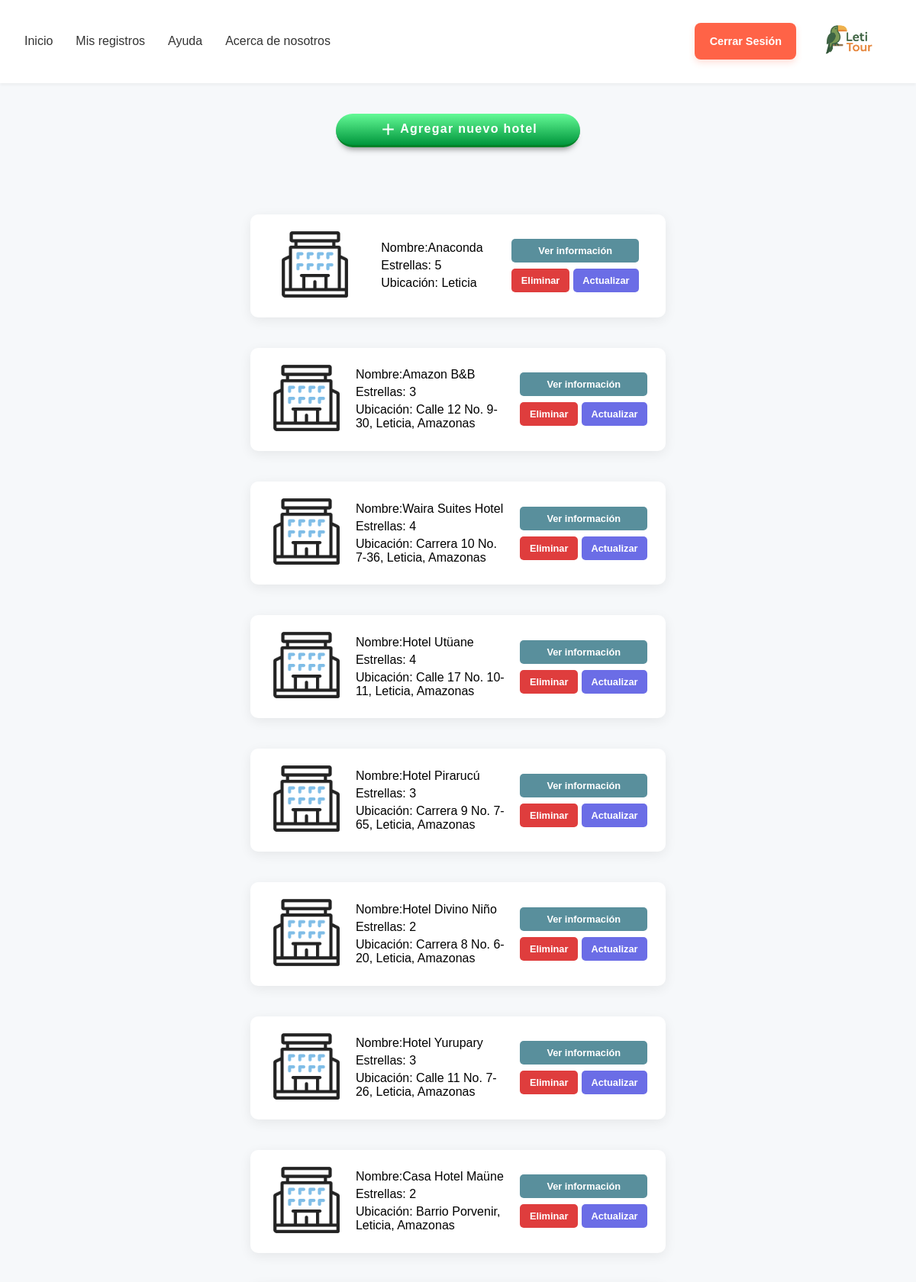
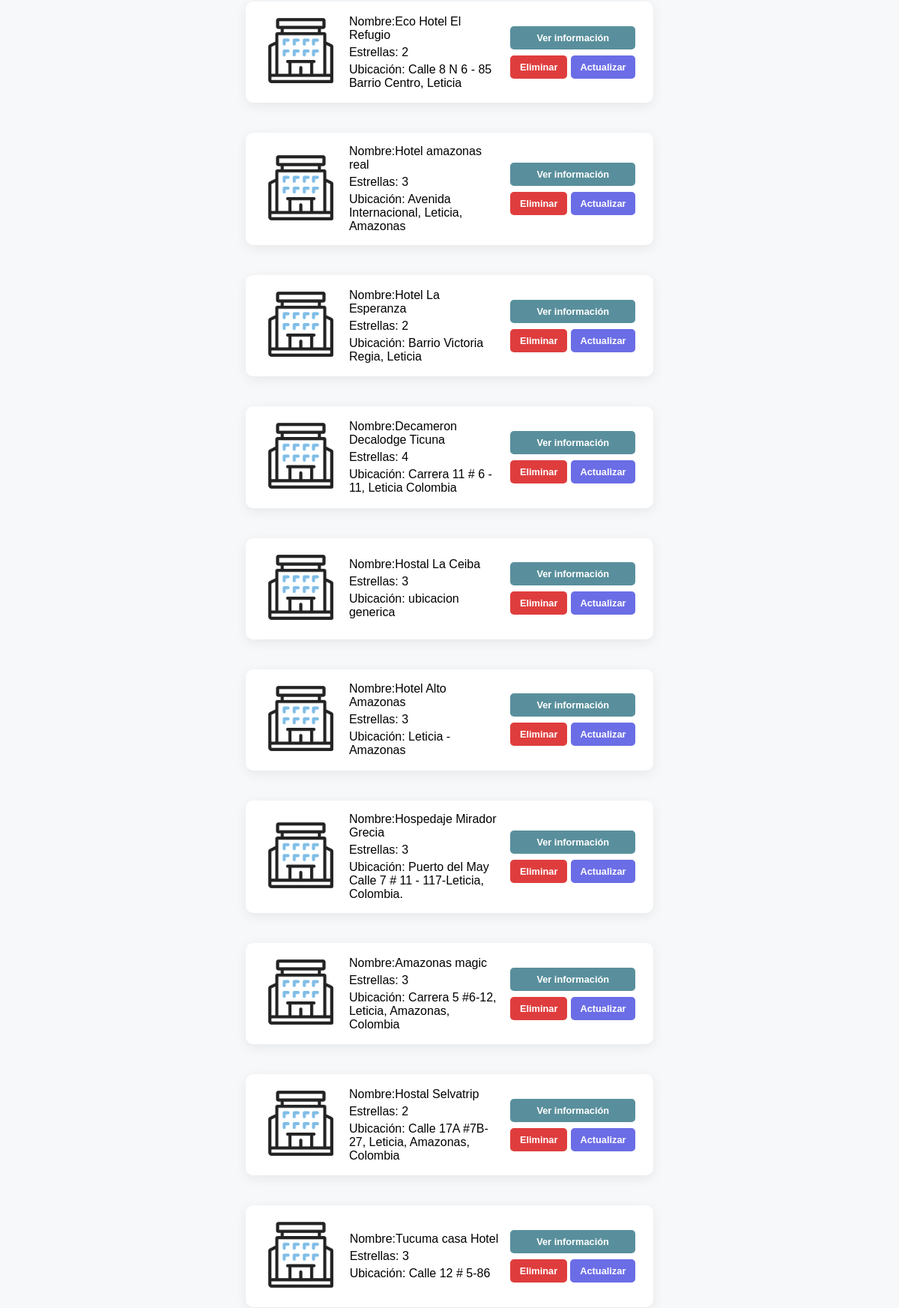
The app's page /lista_hoteles/ (signed in, upper part) with its own data (2 pictures, top to bottom).
### hoteles/models.py (models this page shows)
class Hoteles(models.Model):
    dueno = models.ForeignKey(User,on_delete=models.CASCADE)
    nombre = models.CharField(max_length=30)
    precio = models.FloatField(default=0)
    precio_noche = models.FloatField(default=0)
    descripcion = models.TextField(max_length=600)
    estrellas = models.IntegerField(default=1,validators=[MinValueValidator(1), MaxValueValidator(5)])
    ubicacion = models.TextField()
    """  resenas = models.IntegerField(default=0) """
    habitaciones = models.IntegerField(default=0,null=False)
    habitaciones_libres = models.IntegerField(default=0, validators=[MinValueValidator(0)])
    class Meta:
        permissions = [("can_register_hotels", "Registrar hoteles")]

### main/decorators.py (the view)
    def validacion(request, *args, **kwargs):
        if request.user.is_authenticated and request.user.role == "Empresario":
            return fun_view(request, *args, **kwargs)
        return redirect('login')

### hoteles/views.py (called while the page is built)
@solo_empresario
def lista_hoteles_view(request):
    hoteles = Hoteles.objects.filter(dueno = request.user)
    return render(request,"lista_hoteles.html", {"hoteles": hoteles})

### login/backend.py (called while the page is built)
    def get_user(self, user_id):
        User = get_user_model()
        try:
            return User.objects.get(pk=user_id)
        except User.DoesNotExist:
            return None

### hoteles/templates/lista_hoteles.html (shortened to what this page needs)
{% load static %}
<!DOCTYPE html>
<html lang="en">
<head>
    <link rel="stylesheet" href="{% static 'css/lista_hoteles.css' %}">
</head>
<body>
    {% include "navbar.html" %}
    <main>
        <div class="container-add">
            <button title="Add" class="cssbuttons-io-button">
                <svg height="25" width="25" viewBox="0 0 24 24" xmlns="http://www.w3.org/2000/svg">
                    <path d="M0 0h24v24H0z" fill="none"></path>
                    <path d="M11 11V5h2v6h6v2h-6v6h-2v-6H5v-2z" fill="currentColor"></path>
                </svg>
                <span>Agregar nuevo hotel</span>
            </button>
        </div>
        <div class="lista-hoteles">
            {% for h in hoteles %}
            <div class="hotel">
                <div class="icon">
                    <img src="{% static "img/iconos/hotel.png" %}" alt="">
                </div>
                <div class="informacion">
                    <p>Nombre:{{h.nombre}} </p>
                    <p>Estrellas: {{h.estrellas}}</p>
                    <p>Ubicación: {{h.ubicacion}}</p>
                </div>
                <div class="botones">
                    <button class="btn-informacion" id-hotel="{{h.id}}">Ver información</button>
                    <div class="cont-btn-acciones">
                        <button class="btn-eliminar" id-hotel="{{h.id}}">Eliminar</button>
                        <button class="btn-actualizar" id-hotel="{{h.id}}">Actualizar</button>
                    </div>
                </div>
            </div>
            {% endfor %}
        </div>
    </main>
</body>
</html>

### static/css/lista_hoteles.css (style rules this page uses)
* { margin: 0; padding: 0; }
body { background: #f6f8fa; font-size: 16px; font-family: 'Poppins', sans-serif; }
.container-add { display: flex; padding: 2.5rem; justify-content: center; }
.lista-hoteles { display: flex; gap: 2.5rem; justify-content: center; flex-wrap: wrap; padding: 3rem; }
.hotel { background: #fff; box-shadow: 0 4px 16px rgba(0, 0, 0, 0.07); border-radius: 10px; padding: 1rem; display: flex; width: 32rem; justify-content: space-around; align-items: center; }
.informacion { display: flex; gap: 5px; flex-direction: column; max-width: 200px; }
.icon img { width: 6.2rem; }
.btn-informacion { width: 100%; }
.botones { display: flex; flex-direction: column; gap: 0.5rem; }
.cssbuttons-io-button { width: 320px; display: flex; align-items: center; justify-content: center; gap: .2em; font-family: inherit; font-weight: 600; font-size: 16px; padding: .5em 1.5em; color: white; background: linear-gradient(0deg, rgb(0, 150, 60), rgb(100, 250, 150)); border: none; outline: none; border-bottom: 3px solid rgb(0, 130, 40); box-shadow: 0 .5em .5em -.4em rgb(0, 0, 0, .5); letter-spacing: 0.08em; border-radius: 20em; cursor: pointer; transition: .5s; }
.botones button { color: #fff; border: none; padding: 0.5rem 0.8rem; border-radius: 5px; font-size: 0.8rem; font-weight: bold; cursor: pointer; transition: background 0.2s; }
.btn-informacion { background-color: rgba(58, 122, 137, 0.84); }
.btn-eliminar { background: #df3d3d; }
.btn-actualizar { background-color: rgba(79, 81, 226, 0.84); }

### records on screen
Hoteles: nombre "Anaconda", estrellas "5", ubicacion "Leticia"
Hoteles: nombre "Amazon B&B", estrellas "3", ubicacion "Calle 12 No. 9-30, Leticia, Amazonas"
Hoteles: nombre "Waira Suites Hotel", estrellas "4", ubicacion "Carrera 10 No. 7-36, Leticia, Amazonas"
Hoteles: nombre "Hotel Utüane", estrellas "4", ubicacion "Calle 17 No. 10-11, Leticia, Amazonas"
Hoteles: nombre "Hotel Pirarucú", estrellas "3", ubicacion "Carrera 9 No. 7-65, Leticia, Amazonas"
Hoteles: nombre "Hotel Divino Niño", estrellas "2", ubicacion "Carrera 8 No. 6-20, Leticia, Amazonas"
Hoteles: nombre "Hotel Yurupary", estrellas "3", ubicacion "Calle 11 No. 7-26, Leticia, Amazonas"
Hoteles: nombre "Casa Hotel Maüne", estrellas "2", ubicacion "Barrio Porvenir, Leticia, Amazonas"
Hoteles: nombre "Eco Hotel El Refugio", estrellas "2", ubicacion "Calle 8 N 6 - 85 Barrio Centro, Leticia"
Hoteles: nombre "Hotel amazonas real", estrellas "3", ubicacion "Avenida Internacional, Leticia, Amazonas"
Hoteles: nombre "Hotel La Esperanza", estrellas "2", ubicacion "Barrio Victoria Regia, Leticia"
Hoteles: nombre "Decameron Decalodge Ticuna", estrellas "4", ubicacion "Carrera 11 # 6 - 11, Leticia Colombia"
Hoteles: nombre "Hostal La Ceiba", estrellas "3", ubicacion "ubicacion generica"
Hoteles: nombre "Hotel Alto Amazonas", estrellas "3", ubicacion "Leticia - Amazonas"
Hoteles: nombre "Hospedaje Mirador Grecia", estrellas "3", ubicacion "Puerto del May Calle 7 # 11 - 117-Leticia, Colombia."
Hoteles: nombre "Amazonas magic", estrellas "3", ubicacion "Carrera 5 #6-12, Leticia, Amazonas, Colombia"
Hoteles: nombre "Hostal Selvatrip", estrellas "2", ubicacion "Calle 17A #7B-27, Leticia, Amazonas, Colombia"
Hoteles: nombre "Tucuma casa Hotel", estrellas "3", ubicacion "Calle 12 # 5-86"
